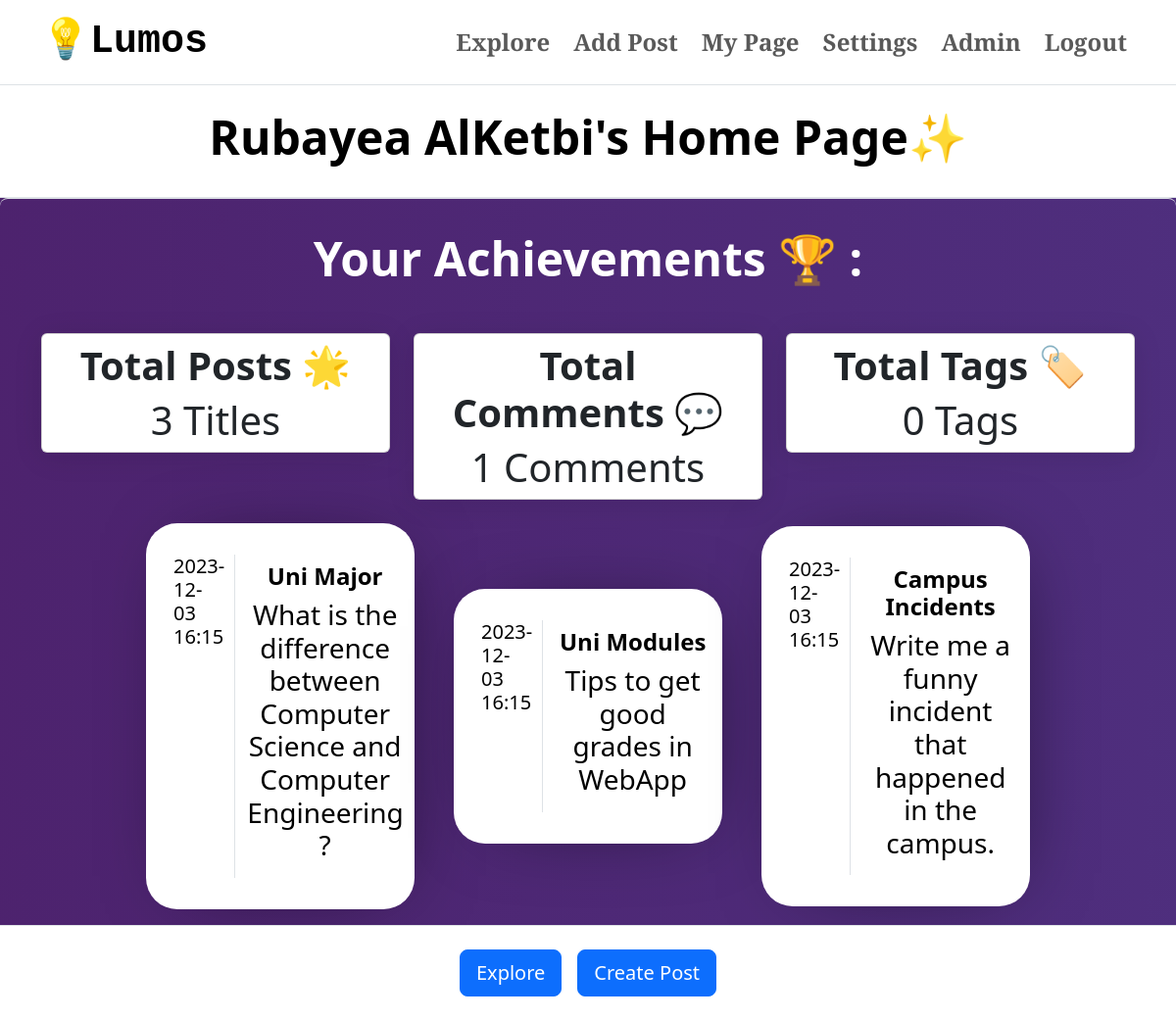
Screenshot of /my_page (signed in) with the database file from the repository.
### app/models.py (models this page shows, shortened)
class User(db.Model, UserMixin):
    id = db.Column(db.Integer, primary_key=True)
    name = db.Column(db.String(100), nullable=False)
    email = db.Column(db.String(100), unique=True, nullable=False)
    passwordHashed = db.Column(db.String(100), nullable=False)
    username = db.Column(db.String(20), unique=True, nullable=False)
    biography = db.Column(db.Text, nullable=True)
    avatar = db.Column(db.String(), nullable=True)
    posts = db.relationship('Post', backref='user', lazy=True)
    @property
    def password(self):
        raise AttributeError('password: write-only field , not readable')

class Post(db.Model):
    id = db.Column(db.Integer, primary_key=True)
    title = db.Column(db.String(100), nullable=False)
    caption = db.Column(db.Text, nullable=False)
    publish_date = db.Column(db.DateTime, default=datetime.utcnow())
    author_id = db.Column(db.Integer, db.ForeignKey('user.id'), nullable=False)
    tags = db.relationship('Tag', secondary='post_tag', backref=db.backref('posts', lazy='dynamic'))

### app/views.py (the view)
@app.route('/my_page', methods=['GET', 'POST'])
@login_required
def my_page():
    user = User.query.filter_by(username=current_user.username).first()
    posts = Post.query.filter_by(author_id=current_user.id).all()
    latest_posts = []  # Initialize the variable before the loop
    for _ in posts:
        latest_posts = Post.query.filter_by(author_id=current_user.id).order_by(Post.publish_date.desc()).limit(5).all()
    top_three_posts = Post.query \
    .outerjoin(Comment, Post.id == Comment.post_id) \
    .with_entities(Post, func.count(Comment.id).label('comment_count')) \
    .group_by(Post.id) \
    .order_by(func.count(Comment.id).desc()) \
    .limit(3) \
    .all()
    posts = Post.query.filter_by(author_id=current_user.id).all()
    comments = Comment.query.filter_by(author_id=current_user.id).all()
    post_count = len(posts)
    comment_count = len(comments)
    tags = Tag.query.all()
    tag_count = 0
    for tag in tags:
        for post in posts:
            if tag in post.tags:
                tag_count += 1
    return render_template("my_page.html",user=user, posts = posts, latest_posts = latest_posts, remaining_posts = top_three_posts,tag_count=tag_count,post_count=post_count,comment_count=comment_count)

### app/views.py (called while the page is built)
@login_manager.user_loader
def load_user(id):
    return User.query.get(int(id))

### app/templates/my_page.html (shortened to what this page needs)
{%extends "home.html"%}
{%block content%}
<div class=" movingGradeient h-full">
    <div class="container-fluid border-top border-bottom py-4 banner">
        <section class="container-sm my-auto text-center">
            <h1 class="display-5 fw-bold">{{ user.name }}'s Home Page✨</h1>
        </section>
    </div>
    <div class="container-fluid rounded-3 d-grid border-top ", style="width:100%; padding:1rem;">
        {%if latest_posts%}
        <h1 class="display-5 p-3 m-6 text-center fw-bold text-white mr-5 ">Your Achievements 🏆 :</h1>
        <div class="container my-4">
            <div class="row">
                <div class="col-md-4">
                    <div class="card text-center glassContainer rounded-2">
                        <div class="card-body py-2">
                            <h3 class="card-title fs-1 fw-bold ">Total Posts 🌟</h3>
                            <h1 class="card-text fs-1 fw-light ">{{ post_count }} Titles</h1>
                        </div>
                    </div>
                </div>
                <div class="col-md-4">
                    <div class="card text-center glassContainer rounded-2">
                        <div class="card-body py-2">
                            <h3 class="card-title fs-1 fw-bold ">Total Comments 💬</h3>
                            <h1 class="card-text fs-1 fw-light ">{{ comment_count }} Comments</h1>
                        </div>
                    </div>
                </div>
                <div class="col-md-4">
                    <div class="card text-center glassContainer rounded-2">
                        <div class="card-body py-2 ">
                            <h3 class="card-title fs-1 fw-bold">Total Tags 🏷️</h3>
                            <h1 class="card-text fs-1 fw-light">{{ tag_count }} Tags</h1>
                        </div>
                    </div>
                </div>
            </div>
        </div>
        <div class="row d-flex justify-content-center align-items-center gap-3 m">
            {% for post in latest_posts %}
            <div class="col-md-3 growContainer">
                <a href="{{ url_for('post', post_id=post.id) }}" style="text-decoration:none; color:black;">
                <div class="container normalContainer" id="{{ post.id }}">
                    <div class="row">
                        <div class="col-md-4 border-end">
                            <h5 class="fw-light px-3">{{ post.publish_date.strftime('%Y-%m-%d %H:%M') }}</h5>
                        </div>
                        <div class="col-md-8 py-2">
                            <h4 class="fw-bold text-center">{{ post.title }}</h4>
                            <h3 class="fw-light text-center">{{ post.caption }}</h3>
                        </div>
                    </div>
                </div>
            </a>
            </div>
            {% endfor %}
        </div>
        {%endif%}
    </div>
</div>
<footer class="navbar sticky-bottom banner border-top">
    <div class="container d-flex justify-content-center align-items-center p-3">
        <a href="{{ url_for('explore') }}" class="text-white btn btn-primary btn-lg mx-2">Explore</a>
        <a href="{{ url_for('add_post') }}" class="text-white btn btn-primary btn-lg mx-2">Create Post</a>
    </div>
</footer>
{%endblock%}

### app/templates/home.html (shortened to what this page needs)
<!DOCTYPE html>
<html lang="en">
<head>
    <link rel="stylesheet" href="{{ url_for('static', filename='CSS/style.css') }}">
    <link href="https://cdn.jsdelivr.net/npm/bootstrap@5.3.2/dist/css/bootstrap.min.css"
      rel="stylesheet"
>
      <link href="https://cdnjs.cloudflare.com/ajax/libs/font-awesome/6.1.1/css/all.min.css" rel="stylesheet">
      <link rel="stylesheet" type="text.css" href="//cdnjs.cloudflare.com/ajax/libs/cookieconsent2/3.1.0/cookieconsent.min.css" />
</head>
<body>
  <div class="container-fluid">
    <nav class="navbar navbar-expand-lg" data-bs-theme="light">
        <div class="container">
          <a class="navbar-brand navTitle fs-1 fw-bold" href="{{url_for("home")}}">💡Lumos</a>
          <div class="collapse navbar-collapse" id="navbarNavDropdown">
            <ul class="navbar-nav ms-auto d-flex gap-2 fs-4 fw-bold">
            {% if current_user.is_authenticated %}
              <li class="nav-item">
                <a class="nav-link title" href="{{url_for("explore")}}">Explore</a>
              </li>
              <li class="nav-item">
                <a class="nav-link title" href="{{url_for("add_post")}}">Add Post</a>
              </li>
              <li class="nav-item">
                <a class="nav-link title" href="{{url_for("my_page")}}">My Page</a>
              </li>
              <li class="nav-item">
                <a class="nav-link title" href="{{url_for("userDash")}}">Settings</a>
              </li>
              {%if current_user.id == 1%}
              <li class="nav-item fs-4 ">
                <a class="nav-link title "href="{{url_for("admin")}}">Admin</a>
              </li>
              {%endif%}
              <li class="nav-item fs-4 ">
                <a class="nav-link title "href="{{url_for("logout")}}">Logout</a>
              </li>
            {% endif %}
            </ul>
          </div>
        </div>
      </nav>
  </div>
  {% block content %}
  {% endblock%}
</body>
</html>

### app/static/CSS/style.css (style rules this page uses)
:root { --black: #020100ff; --lapis-lazuli: #235789ff; --school-bus-yellow: #f1d302ff; --fire-engine-red: #c1292eff; --baby-powder: #fdfffcff; }
.navTitle { font-family: 'Courier New', Courier, monospace; font-size: large; text-size-adjust: 100%; }
.glassContainer { background: rgba(255, 255, 255, 0.24); border-radius: 16px; box-shadow: 0 4px 30px rgba(0, 0, 0, 0.1); backdrop-filter: blur(5px); -webkit-backdrop-filter: blur(5px); border: 1px solid rgba(255, 255, 255, 0.42); }
.title { font-family: 'Josefin Slab', serif; }
.h-full { min-height: 100vh; }
.normalContainer { display: inline-flexbox; justify-content: center; align-items: center; margin: auto; padding: 2rem; border-radius: 2rem; background-color: white; max-width: 100%; max-height: 60%; -webkit-box-shadow: 9px 2px 83px -36px rgba(0,0,0,0.73); -moz-box-shadow: 9px 2px 83px -36px rgba(0,0,0,0.73); box-shadow: 9px 2px 83px -36px rgba(0,0,0,0.73); }
.growContainer { transition: transform .2s ease-in-out; }
.banner { background-color:white; color:black; }
.movingGradeient { width: 100%; height: 100%; background-image: linear-gradient( 90.6deg, rgba(77,34,109,1) -1%, rgba(90,142,253,1) 153.1% ); background-size: 600% 600%; animation: animateBackground 10s infinite linear; }

### rows the page displays
User: name "Rubayea AlKetbi"
Post: publish_date "2023-12-03 16:15", title "Uni Major", caption "What is the difference between Computer Science and Computer Engineering ?"
Post: publish_date "2023-12-03 16:15", title "Uni Modules", caption "Tips to get good grades in WebApp"
Post: publish_date "2023-12-03 16:15", title "Campus Incidents", caption "Write me a funny incident that happened in the campus."

### other values shown
{{ post_count }} "3"
{{ comment_count }} "1"
{{ tag_count }} "0"
